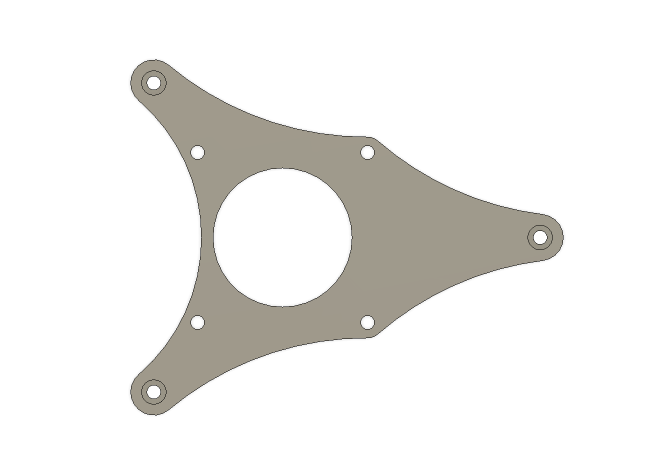
#> input picture images/fusion/Orca Camera Baseplate.png, 1294 x 952 px (shown at 1/2 size)
$ jupyter execute sandbox.ipynb   (older library calls are emulated)
#> lines starting #> are read from the running program, lines starting #| are printed output that depends on the picture; after the words box and inside, x2 and y2 are one past the last pixel; in counts of white or black regions, pixels touching at a corner belong together
[cell 1]
import cv2
print("imported cv")

[cell 2]
im = cv2.imread('images/fusion/Orca Camera Baseplate.png')
#> im is the input picture: shape (952, 1294, 3); mean B, G, R 235, 237.3, 238.2

[cell 3]
# imdenoised = cv2.medianBlur(im,5)
imgray = cv2.cvtColor(im, cv2.COLOR_BGR2GRAY)
img_blur = cv2.GaussianBlur(imgray,(9,9), sigmaX=0, sigmaY=0)

[cell 4]
edges = cv2.Canny(img_blur,100,200)
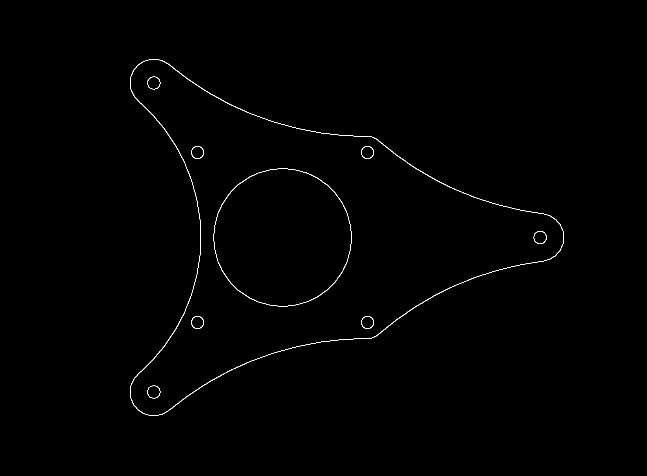
#> edges: shape (952, 1294) (shown at 1/2 size); 0.39% white in thin lines or dots, all inside (x1, y1, x2, y2) = (260, 118, 1128, 832)
# sobelxy = cv2.Sobel(src=img_blur, ddepth=cv2.CV_64F, dx=1, dy=1, ksize=5)

[cell 5]
contours, hierarchy = cv2.findContours(edges, cv2.RETR_TREE, cv2.CHAIN_APPROX_SIMPLE)
#> contours = 18 contours; largest, box (x1, y1, x2, y2) and area: (260, 118, 1128, 832) 273042, (260, 118, 1128, 832) 272333, (427, 337, 703, 613) 59491, (427, 337, 703, 613) 59256, (294, 771, 321, 797) 503

[cell 6]
import numpy as np
imcontours = im.copy()
_ = cv2.drawContours(imcontours, contours, -1, (255,0,0), 3)
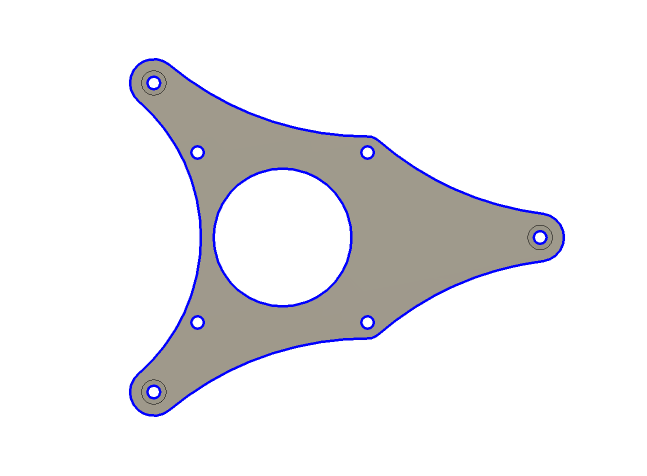
#> imcontours: shape (952, 1294, 3) (shown at 1/2 size); 1.59% of pixels changed, all inside (x1, y1, x2, y2) = (258, 116, 1130, 834)

[cell 7]
from matplotlib import pyplot as plt


plt.figure(figsize=(12, 10))

plt.subplot(2, 2, 1)
plt.imshow(imgray, cmap='gray')
plt.title('Original Image')

plt.subplot(2, 2, 2)
plt.imshow(img_blur, cmap='gray')
plt.title('Blurred Image')

plt.subplot(2, 2, 3)
plt.imshow(edges, cmap='gray')
plt.title('Edge Image')

plt.subplot(2, 2, 4)
plt.imshow(imcontours, cmap='gray')
plt.title('Contour Image')


# Empty subplot (4th position in this case)
plt.subplot(2, 2, 4)  # 2 rows, 2 columns, 4th subplot
plt.axis('off')  # Hide this subplot

plt.show()
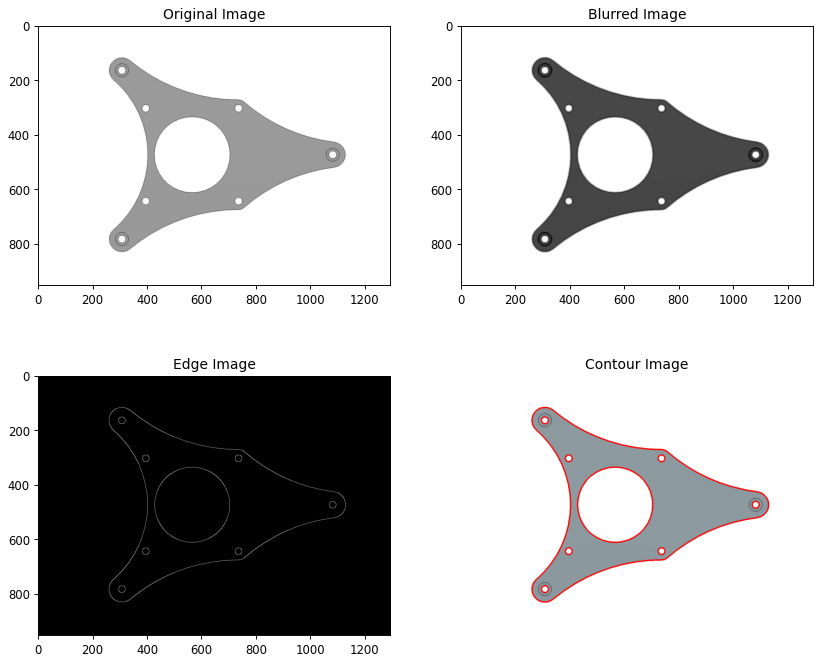
#> figure drawn by matplotlib, 4 panels; B, G, R data is drawn as R, G, B

[cell 8]
def filter_countours_by_arc_len(contours, min_perimeter):
    return [cnt for cnt in contours if cv2.arcLength(cnt, True) > min_perimeter]

def filter_countours_by_area(contours, min_area):
    return [cnt for cnt in contours if cv2.contourArea(cnt) > min_area]

[cell 9]
contours, hierarchry = cv2.findContours(edges, cv2.RETR_TREE, cv2.CHAIN_APPROX_SIMPLE)

# filtered_contours = filter_countours_by_arc_len(contours, 100)
filtered_contours = filter_countours_by_area(contours, 20000)
#> filtered_contours = 4 contours; box (x1, y1, x2, y2) and area: (260, 118, 1128, 832) 273042, (260, 118, 1128, 832) 272333, (427, 337, 703, 613) 59491, (427, 337, 703, 613) 59256


filter_img = im.copy()

cv2.drawContours(filter_img, filtered_contours, -1, (255, 0, 0), 3)
plt.imshow(cv2.cvtColor(filter_img, cv2.COLOR_BGR2RGB))
plt.axis('off')
plt.show()

[cell 10]
def point_in_contour(point, contour):
    return cv2.pointPolygonTest(contour, point, False) >= 0

def find_valid_centroid(c, contours, hierarchy, initial_cX, initial_cY, max_attempts=100):
    for _ in range(max_attempts):
        valid = True
        for i, (contour, h) in enumerate(zip(contours, hierarchy[0])):
            if h[3] == c:  # Check if current contour is a child
                if point_in_contour((initial_cX, initial_cY), contour):
                    valid = False
                    break

        if valid:
            return (initial_cX, initial_cY)

        # Sample a new point around the initial centroid
        offset = random.randint(-50, 50)
        new_cX = initial_cX + offset
        new_cY = initial_cY + offset

        # Ensure the point is within the image boundaries
        new_cX = min(max(new_cX, 0), filter_img.shape[1] - 1)
        new_cY = min(max(new_cY, 0), filter_img.shape[0] - 1)

        initial_cX, initial_cY = new_cX, new_cY

    # If no valid point found, return the original centroid
    return (initial_cX, initial_cY)


def calc_centroid(c):
    M = cv2.moments(c)
    cX = int(M["m10"] / M["m00"])
    cY = int(M["m01"] / M["m00"])
    return (cX, cY)

filter_img = im.copy()
c = filtered_contours[0]
#> c = contour of 1328 points, box (x1, y1, x2, y2) (260, 118, 1128, 832), area 273042

cX, cY = calc_centroid(c)
#> in calc_centroid, `M = cv2.moments(c)`: M = moments, m00 273042, centre m10/m00, m01/m00 = (618.1, 474.5)
#> in calc_centroid, `cX = int(M["m10"] / M["m00"])`: cX = 618
#> in calc_centroid, `cY = int(M["m01"] / M["m00"])`: cY = 474
#> cX = 618; cY = 474

cv2.circle(filter_img, (cX, cY), 20, (0, 0, 255), 5)
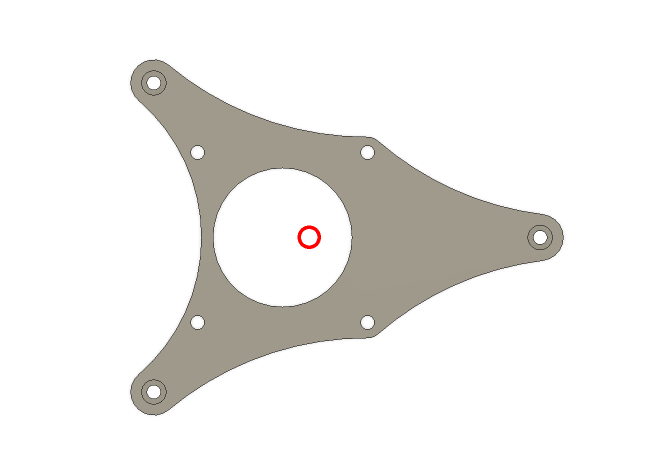
#> filter_img: shape (952, 1294, 3) (shown at 1/2 size); mean B, G, R 234.9, 237.1, 238.2
plt.imshow(cv2.cvtColor(filter_img, cv2.COLOR_BGR2RGB))
plt.axis('off')
plt.show()

$ run again, with images/fusion/Bike Adapter.png copied over images/fusion/Orca Camera Baseplate.png
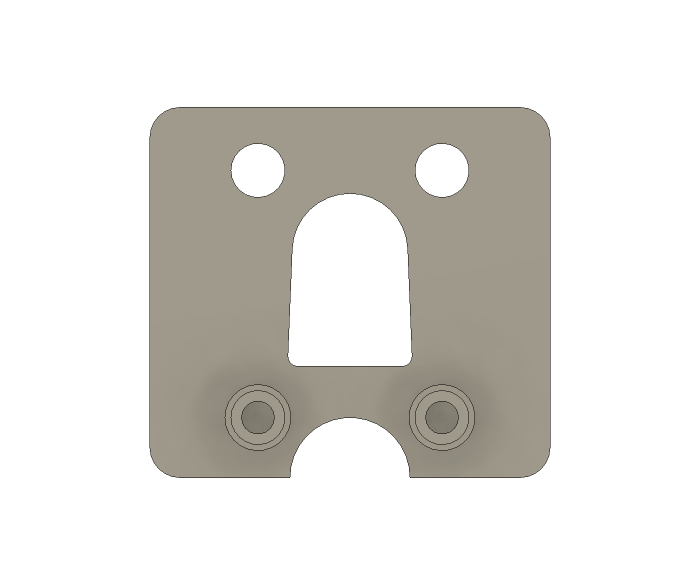
#> input picture images/fusion/Bike Adapter.png, 1400 x 1142 px (shown at 1/2 size)
#> im is the input picture: shape (1142, 1400, 3); mean B, G, R 219.4, 223.4, 225.1
#> `edges = cv2.Canny(img_blur,100,200)`:
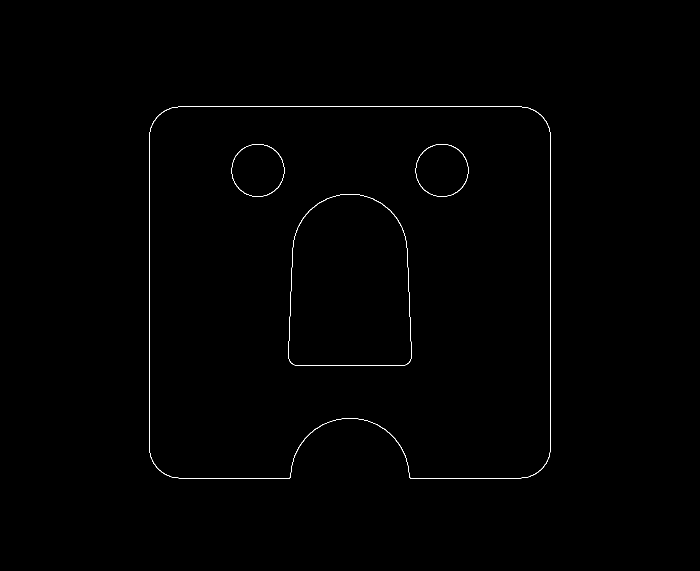
#> edges: shape (1142, 1400) (shown at 1/2 size); 0.32% white in thin lines or dots, all inside (x1, y1, x2, y2) = (298, 213, 1102, 957)
#> contours = 8 contours; box (x1, y1, x2, y2) and area: (298, 213, 1102, 957) 570924, (298, 213, 1102, 957) 570707, (576, 388, 824, 732) 74993, (576, 388, 824, 732) 74884, (831, 288, 937, 394) 8706, (463, 288, 569, 394) 8702, (831, 288, 937, 394) 8617, (463, 288, 569, 394) 8614
#> imcontours: shape (1142, 1400, 3); 1.48% of pixels changed, all inside (x1, y1, x2, y2) = (296, 211, 1104, 959)
#> filtered_contours = 4 contours; box (x1, y1, x2, y2) and area: (298, 213, 1102, 957) 570924, (298, 213, 1102, 957) 570707, (576, 388, 824, 732) 74993, (576, 388, 824, 732) 74884
#> c = contour of 356 points, box (x1, y1, x2, y2) (298, 213, 1102, 957), area 570924
#> M = moments, m00 570924, centre m10/m00, m01/m00 = (699.5, 571.9)
#> in calc_centroid, `cX = int(M["m10"] / M["m00"])`: cX = 699
#> in calc_centroid, `cY = int(M["m01"] / M["m00"])`: cY = 571
#> `cX, cY = calc_centroid(c)`: cX = 699; cY = 571
#> `cv2.circle(filter_img, (cX, cY), 20, (0, 0, 255), 5)`:
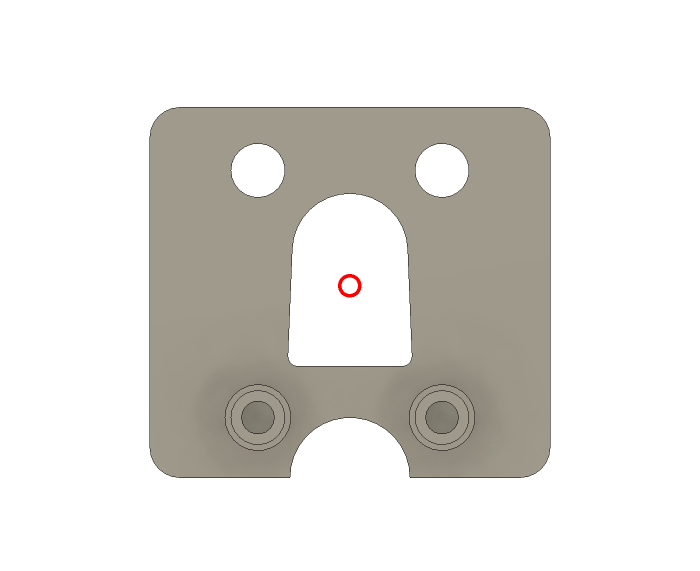
#> filter_img: shape (1142, 1400, 3) (shown at 1/2 size); mean B, G, R 219.2, 223.3, 225.1

$ run again, with images/fusion/Coil Winding Groundplate.png copied over images/fusion/Orca Camera Baseplate.png
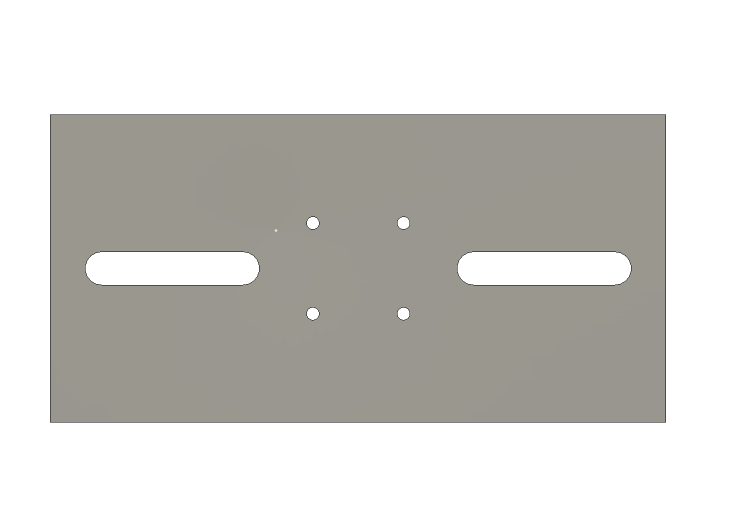
#> input picture images/fusion/Coil Winding Groundplate.png, 1492 x 1044 px (shown at 1/2 size)
#> im is the input picture: shape (1044, 1492, 3); mean B, G, R 203.4, 206.8, 208.2
#> `edges = cv2.Canny(img_blur,100,200)`:
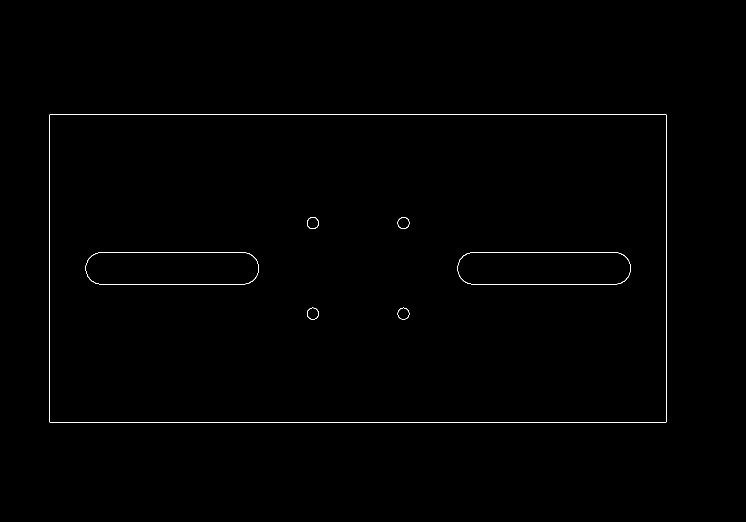
#> edges: shape (1044, 1492) (shown at 1/2 size); 0.36% white in thin lines or dots, all inside (x1, y1, x2, y2) = (99, 228, 1333, 846)
#> contours = 14 contours; largest, box (x1, y1, x2, y2) and area: (99, 228, 1333, 846) 760759, (99, 228, 1333, 846) 760753, (915, 504, 1262, 570) 21548, (171, 504, 518, 570) 21546, (915, 504, 1262, 570) 21498
#> imcontours: shape (1044, 1492, 3); 1.76% of pixels changed, all inside (x1, y1, x2, y2) = (97, 226, 1335, 848)
#> filtered_contours = 6 contours; box (x1, y1, x2, y2) and area: (99, 228, 1333, 846) 760759, (99, 228, 1333, 846) 760753, (915, 504, 1262, 570) 21548, (171, 504, 518, 570) 21546, (915, 504, 1262, 570) 21498, (171, 504, 518, 570) 21496
#> c = [[100, 228], [99, 229], [99, 844], [100, 845], [1331, 845], [1332, 844], [1332, 229], [1331, 228]]
#> M = moments, m00 760759, centre m10/m00, m01/m00 = (715.5, 536.5)
#> in calc_centroid, `cX = int(M["m10"] / M["m00"])`: cX = 715
#> in calc_centroid, `cY = int(M["m01"] / M["m00"])`: cY = 536
#> `cX, cY = calc_centroid(c)`: cX = 715; cY = 536
#> `cv2.circle(filter_img, (cX, cY), 20, (0, 0, 255), 5)`:
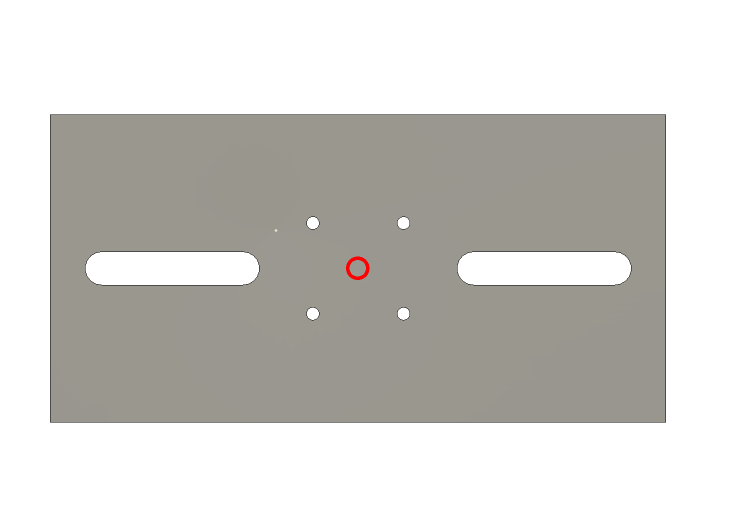
#> filter_img: shape (1044, 1492, 3) (shown at 1/2 size); mean B, G, R 203.3, 206.7, 208.2

$ run again, with images/fusion/Coldplate Stock Bottom.png copied over images/fusion/Orca Camera Baseplate.png
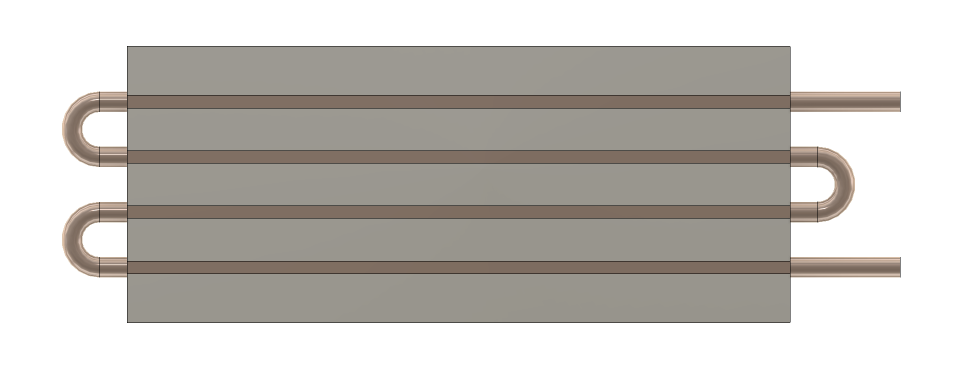
#> input picture images/fusion/Coldplate Stock Bottom.png, 1930 x 768 px (shown at 1/2 size)
#> im is the input picture: shape (768, 1930, 3); mean B, G, R 189.6, 194.2, 197.6
#> `edges = cv2.Canny(img_blur,100,200)`:
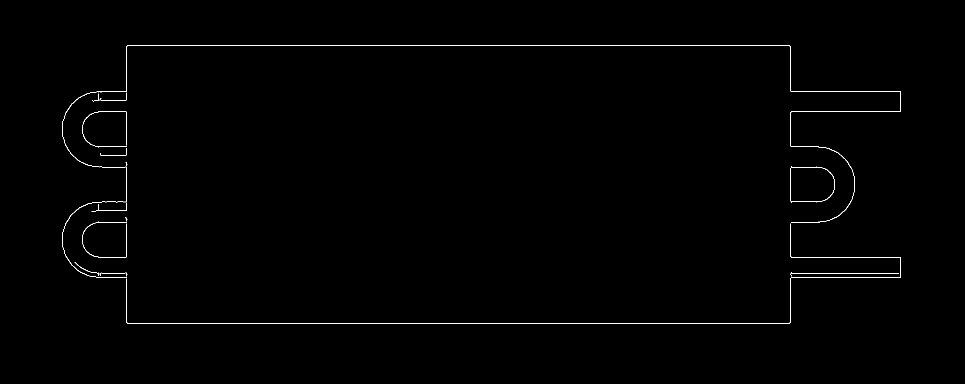
#> edges: shape (768, 1930) (shown at 1/2 size); 0.47% white in thin lines or dots, all inside (x1, y1, x2, y2) = (124, 91, 1802, 647)
#> contours = 14 contours, 9 with area under 20; largest, box (x1, y1, x2, y2) and area: (1581, 333, 1670, 405) 5598, (1581, 333, 1670, 405) 5565, (124, 91, 1802, 556) 207, (164, 443, 254, 516) 34, (164, 222, 254, 295) 33
#> imcontours: shape (768, 1930, 3); 2.24% of pixels changed, all inside (x1, y1, x2, y2) = (122, 89, 1804, 649)
#> `plt.show()`:
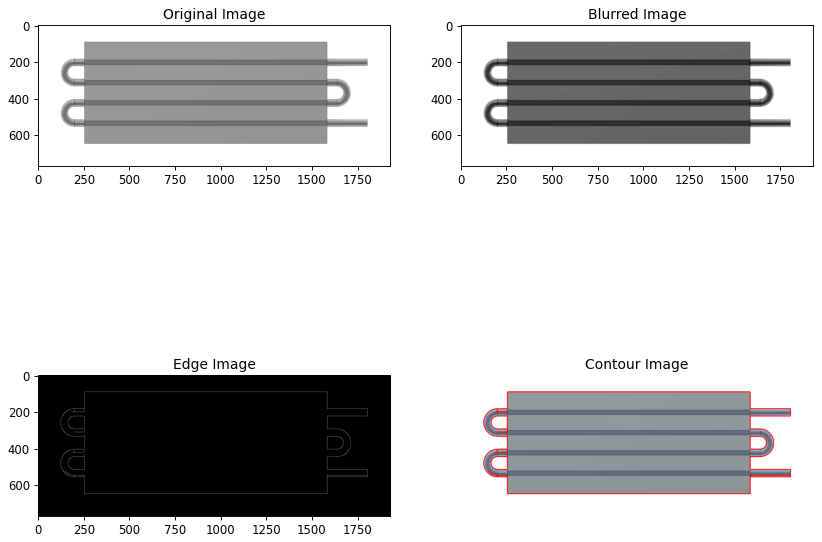
#> figure drawn by matplotlib, 4 panels; B, G, R data is drawn as R, G, B
#> filtered_contours = []
